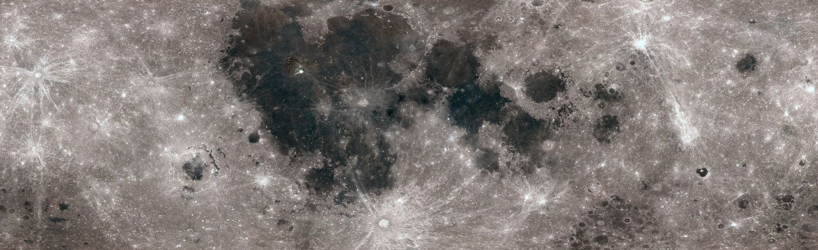
#> input picture moon_colormap_1500.jpg, 1636 x 500 px (shown at 1/2 size)
$ python main.py
#> lines starting #> are read from the running program, lines starting #| are printed output that depends on the picture
### astroConstants.py
import numpy as np
import warnings

def astroConstants(in_ids):
    """
    Returns astrodynamic-related physical constants.

    Parameters
    ----------
    in_ids : list or ndarray
        List of constant identifiers to retrieve.

    Returns
    -------
    out : ndarray
        Array of constant values corresponding to the input identifiers.
    """

    # Dictionary mapping identifiers to constants
    constants = {
        1: 6.67259e-20,          # Universal gravity constant G [km^3/(kg*s^2)]
        2: 149597870.691,        # Astronomical Unit AU [km]
        3: 6.955e5,              # Sun mean radius [km]
        4: 1.32712440017987e11,  # Sun GM [km^3/s^2]
        5: 299792.458,           # Speed of light [km/s]
        6: 9.80665,              # Standard gravity [m/s^2]
        7: 384400,               # Earth-Moon distance [km]
        8: 84381.412/3600*np.pi/180,  # Obliquity J2000 [rad]
        9: 0.1082626925638815e-2,     # Earth J2
        11: 2.203208e4,          # Mercury GM [km^3/s^2]
        12: 3.24858599e5,        # Venus GM
        13: 3.98600433e5,        # Earth GM
        14: 4.2828314e4,         # Mars GM
        15: 1.26712767863e8,     # Jupiter GM
        16: 3.79406260630e7,     # Saturn GM
        17: 5.79454900700e6,     # Uranus GM
        18: 6.83653406400e6,     # Neptune GM
        19: 9.81601000000e2,     # Pluto GM
        20: 4902.801,            # Moon GM
        21: 2439.7,              # Mercury radius [km]
        22: 6051.8,              # Venus radius
        23: 6371.01,             # Earth radius
        24: 3389.9,              # Mars radius
        25: 69911,                # Jupiter radius
        26: 58232,                # Saturn radius
        27: 25362,                # Uranus radius
        28: 24624,                # Neptune radius
        29: 1151,                 # Pluto radius
        30: 1738.0,               # Moon radius
        31: 1367,                 # Solar flux [W/m^2 at 1 AU]
        32: 365.25                # Days in a Julian year
    }

    out = np.zeros(len(in_ids))

    for i, key in enumerate(in_ids):
        if key in constants:
            out[i] = constants[key]
        else:
            warnings.warn(f"Constant identifier {key} is not defined!", UserWarning)
            out[i] = 0.0

    return out

### frame_transformation.py
import numpy as np

# [36 lines left out: function cr3bp2moon_inertial, not called in this run]

def cr3bp2LL_moon(x_cr3bp, param):
    mu = param['mu']
    LU = param['LU']
    alpha = np.deg2rad(-1.54)
    cosa = np.cos(alpha)
    sina = np.sin(alpha)

    n = x_cr3bp.shape[1]
    LL_moon = np.zeros((3, n))
    x_moon = np.zeros((3, n))

    for i in range(n):
        pos_cr3bp = x_cr3bp[0:3, i]
        x_moon[0, i] = pos_cr3bp[0]*cosa + pos_cr3bp[2]*sina - (1 - mu)
        x_moon[1, i] = pos_cr3bp[1]
        x_moon[2, i] = -pos_cr3bp[0]*sina + pos_cr3bp[2]*cosa

        x = x_moon[0, i]
        y = x_moon[1, i]
        z = x_moon[2, i]

        LL_moon[0,i] = np.linalg.norm(x_moon[:,i]) #radial distance [LU]
        lat = np.asin(z/LL_moon[0,i])
        LL_moon[1,i] = np.rad2deg(lat)  #Latitude [deg] 0 at Moon equator
        lon = np.arctan2(y, x)
        LL_moon[2,i] = np.rad2deg(lon)  #Longitude [deg]
        #LL_moon[1,i] =np.rad2deg(np.acos(x_moon[2,i]/LL_moon[0,i]))-90 #Latitude [deg] 0 at Moon equator
        #LL_moon[2,i] = np.sign(x_moon[1,i])*np.rad2deg(np.acos(x_moon[0,i]/np.sqrt(x_moon[0,i]**2+x_moon[1,i]**2)))+180 #Longitude [deg]

    return LL_moon

### CRTBP_dyn.py
import numpy as np

def CRTBP(t, x_vect, mu3B):
    """
    Computes the equations of motion for the Circular Restricted Three-Body Problem (CRTBP).

    Parameters
    ----------
    t : float
        Time (required for ODE solvers, not used here)
    x_vect : ndarray
        6-element vector containing position [x, y, z] and velocity [vx, vy, vz]
    mu3B : float
        Mass parameter of the three-body system

    Returns
    -------
    dx_vect : ndarray
        6-element derivative vector [dx, dy, dz, ddx, ddy, ddz]
    """

    dx_vect = np.zeros(6)

    x, y, z = x_vect[0], x_vect[1], x_vect[2]
    vx, vy, vz = x_vect[3], x_vect[4], x_vect[5]

    r1 = np.sqrt((x + mu3B)**2 + y**2 + z**2)
    r2 = np.sqrt((x + mu3B - 1)**2 + y**2 + z**2)

    # Equations of motion
    dx_vect[0] = vx
    dx_vect[1] = vy
    dx_vect[2] = vz
    dx_vect[3] = x - (1 - mu3B)*(x + mu3B)/r1**3 - mu3B*(x + mu3B - 1)/r2**3 + 2*vy
    dx_vect[4] = (1 - (1 - mu3B)/r1**3 - mu3B/r2**3)*y - 2*vx
    dx_vect[5] = ((mu3B - 1)/r1**3 - mu3B/r2**3)*z

    return dx_vect

### main.py
import numpy as np
import matplotlib.pyplot as plt
from scipy.integrate import solve_ivp, RK45
from CRTBP_dyn import CRTBP
from CRTBP_x0_def import halo
from astroConstants import astroConstants
from frame_transformation import cr3bp2moon_inertial, cr3bp2LL_moon
import matplotlib.pyplot as plt
import matplotlib.image as mpimg

# -------------------------------
# Initialization
# -------------------------------
GROUND_TRACKS = True
MOON_INERTIAL = False

mu = 0.012150584269940
LU = astroConstants([7])[0]  # Transform from LU to km
TU = 27.321661 * 24 * 3600 / (2 * np.pi)  # Transform from TU to seconds

earth_coord = np.array([-mu, 0, 0])
moon_coord = np.array([1 - mu, 0, 0])

# Dynamics function
dyn = lambda t, x_v: CRTBP(t, x_v, mu)

# Tolerances for ODE solver
rtol = 1e-13
atol = 1e-20


# L1 Lyapunov

# L2 Lyapunov
#xx0 = np.array([1.0188102500504621E+0, -4.6220965452066168E-28, 1.6424314718601130E-34, -2.6241323694828198E-14, 8.6459249758658030E-1, -5.0273542395967592E-33])
#T0 = 4.7094975197876332E+0
# Halo L1
#xx0 = np.array([8.2344865129852762E-1, 5.2829529136685427E-28, 3.2463478024080249E-2, 3.9055875236491744E-16, 1.4215181413480191E-1, 8.8847624615278027E-15])
#T0 = 2.7499366348673266E+0
#Vertical L1 interesting GT?
#xx0 = np.array([8.8312157578340489E-1, 1.6027903642003450E-23, -2.3876674528695140E-13, -3.2728974470972733E-13, -1.8591243252026587E-1, -8.6852602011187485E-1])
#T0 = 6.0715755023809246E+0
#Axial L1
#xx0 = np.array([7.8585318872543597E-1, 1.3134717035274563E-28, -2.8138698969165921E-15, -2.3243583760117189E-15, 4.2634078505235912E-1, 1.1572253769504327E-1])
#T0 = 3.9605804173088153E+0
# Butterfly L1
#xx0 = np.array([9.0449918625038561E-1, -9.5514319778147684E-26, 1.4343748441078497E-1, -6.6139894504539067E-15, -5.6148214907237454E-2, 1.7468706047148683E-14])
#T0 = 3.8057023404994972E+0
#Resonant 31
xx0 = np.array([2.8307943366760674E-1, 5.6922683065964986E-20, -3.3879965447437840E-24, 9.2726682489108495E-14, 1.8586404724644123E+0, 3.2464040587919200E-23])
T0 = 6.5088980791892030E+0
#Moon centered orbits are all flat on the Equator of the Moon

#xx0, T0 = halo(xx0, T0, mu)
x0_km = xx0[0:3] * LU
v0_kms = xx0[3:6] * LU / TU
T0_sec = T0 * TU
print("Initial position [km]: ", x0_km)
print("Initial velocity [km/s]: ", v0_kms)
print("Orbit period [s]: ", T0_sec)

# -------------------------------
# Solve CRTBP
# -------------------------------
prop_time = T0

sol = solve_ivp(
    dyn,
    [0, prop_time],
    xx0,
    method='RK45',
    rtol=rtol,
    atol=atol
)

fig = plt.figure()
ax = fig.add_subplot(111, projection='3d')
ax.plot(sol.y[0]*LU, sol.y[1]*LU, sol.y[2]*LU, 'r', linewidth=2, label='Orbit')
ax.scatter(moon_coord[0]*LU, moon_coord[1]*LU, moon_coord[2]*LU, s=50, c='b', marker='o', label='Moon')
ax.set_xlabel('x [km]')
ax.set_ylabel('y [km]')
ax.set_zlabel('z [km]')
plt.title('CRTBP Orbit')
#ax.set_zlim(-1, 1)
ax.legend()
ax.grid(True)
plt.show(block=False)
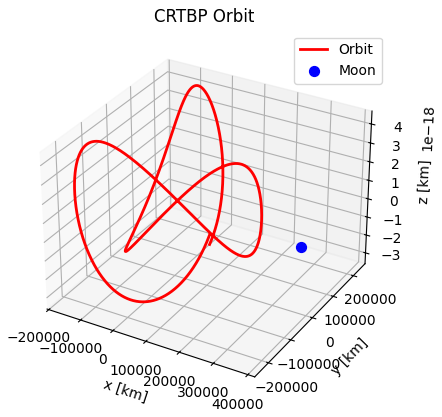
#> figure drawn by matplotlib, 1 panel
plt.pause(0.001)
#plt.show()


# -------------------------------
# Transform to Moon inertial frame
# -------------------------------
if MOON_INERTIAL == True:
    xx_moon = cr3bp2moon_inertial(sol.y, sol.t, {'mu': mu, 'LU': LU, 'TU': TU})

    fig = plt.figure()
    ax = fig.add_subplot(111, projection='3d')
    ax.plot(xx_moon[0,:], xx_moon[1,:], xx_moon[2,:], 'r', linewidth=2, label='Orbit')

    ax.scatter(0, 0, 0, s=100, c='b', marker='o', label='Moon')

    ax.set_xlabel('x [km]')
    ax.set_ylabel('y [km]')
    ax.set_zlabel('z [km]')
    plt.title('Orbit in Moon Inertial Frame')
    ax.legend()
    ax.grid(True)
    plt.show(block=False)
    plt.pause(0.001)

# -------------------------------
# Get ground tracks
# -------------------------------
if GROUND_TRACKS == True:
    xx_LLmoon = cr3bp2LL_moon(sol.y, {'mu': mu, 'LU': LU, 'TU': TU})

    plt.figure()
    plt.plot(sol.t * TU / 86400, xx_LLmoon[0,:]*LU) # time in days
    plt.title('Radial distance from Moon center')
    plt.xlabel('Time [days]')
    plt.ylabel('Radial distance [km]')
    plt.grid(True)
    plt.show(block=False)
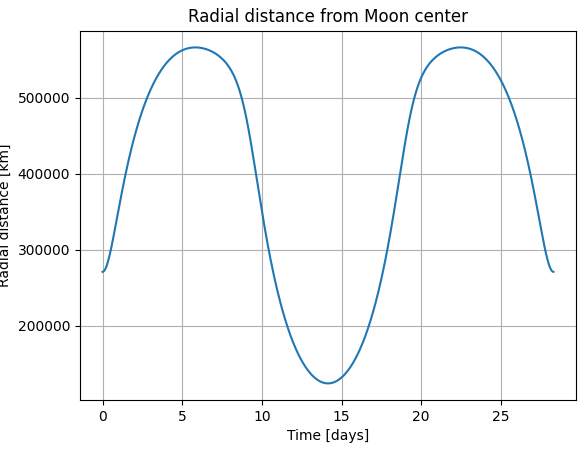
#> figure drawn by matplotlib, 1 panel; curve peaks at x = 22.48, y = 566496.5
    plt.pause(0.001)

    img = mpimg.imread('moon_colormap_1500.jpg')
#> img is the input picture: shape (500, 1636, 3); mean R, G, B 129.4, 122.4, 119.2

    plt.figure(figsize=(10, 5))
    plt.imshow(
        img,
        extent=[-180, 180, -90, 90],   # [lon_min, lon_max, lat_min, lat_max]
        origin='upper'
    )

    plt.scatter(xx_LLmoon[2,:], xx_LLmoon[1,:], color = 'red', s=1, label="Ground Tracks")
    plt.plot(xx_LLmoon[2,0], xx_LLmoon[1,0], marker = 'D', color = 'blue', markersize=8, label="Start")
    plt.plot(xx_LLmoon[2,-1], xx_LLmoon[1,-1], marker = 'D', color = 'green', markersize=8, label="End")
    plt.xlim(-180, 180)
    plt.ylim(-90, 90)
    plt.xlabel('Longitude [deg]')
    plt.ylabel('Latitude [deg]')
    plt.title('Ground Tracks')
    plt.grid(True)
    plt.legend()
    #plt.show(block=False)
    plt.show()
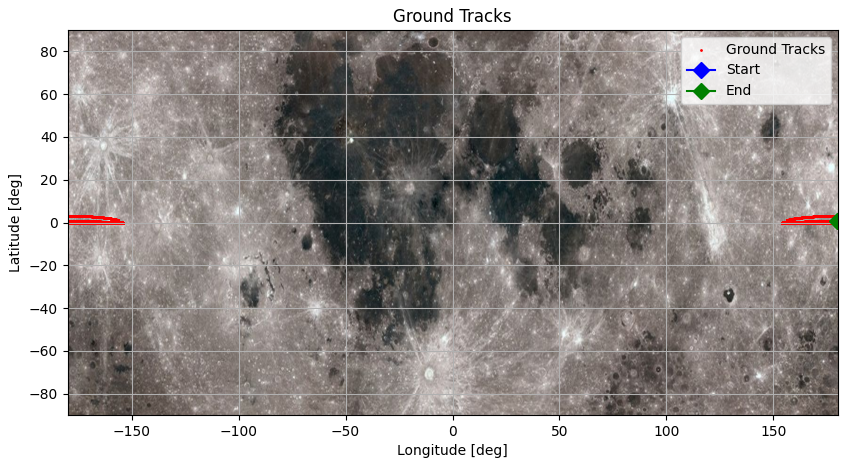
#> figure drawn by matplotlib, 1 panel
    plt.pause(0.001)

""" from astropy.time import Time
from astropy.coordinates import solar_system_ephemeris
from astropy.coordinates import get_body_barycentric

t = Time('2025-01-01T00:00:00')

with solar_system_ephemeris.set('de432s'):
    moon_bary = get_body_barycentric('moon', t)
    sun_bary = get_body_barycentric('sun', t)

moon2sun = sun_bary - moon_bary
print("Moon to Sun distance [km]: ", moon2sun.norm().to_value('km')) """
